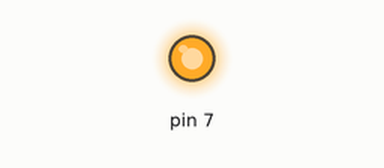
This sketch was run on a simulated Arduino Uno, built with avr-gcc and run on an emulated ATmega328P. On the bench: output pins drawn as LEDs (lit = HIGH).

Above: at 0.1 s.
Timing chart, 0 to 1.6 s (numbered marks = the images above):
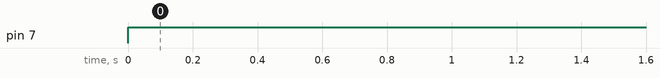

Measured:
- by itself, pin 7: LOW → HIGH at 0.00 s

The sketch:

led_on.ino
```cpp
//int led = 7;

void setup() {
  DDRD = 0b10000000; //pinMode(led, OUTPUT);
}

void loop() {
  PORTD = 0b10000000; //digitalWrite(led, HIGH);
}
```
